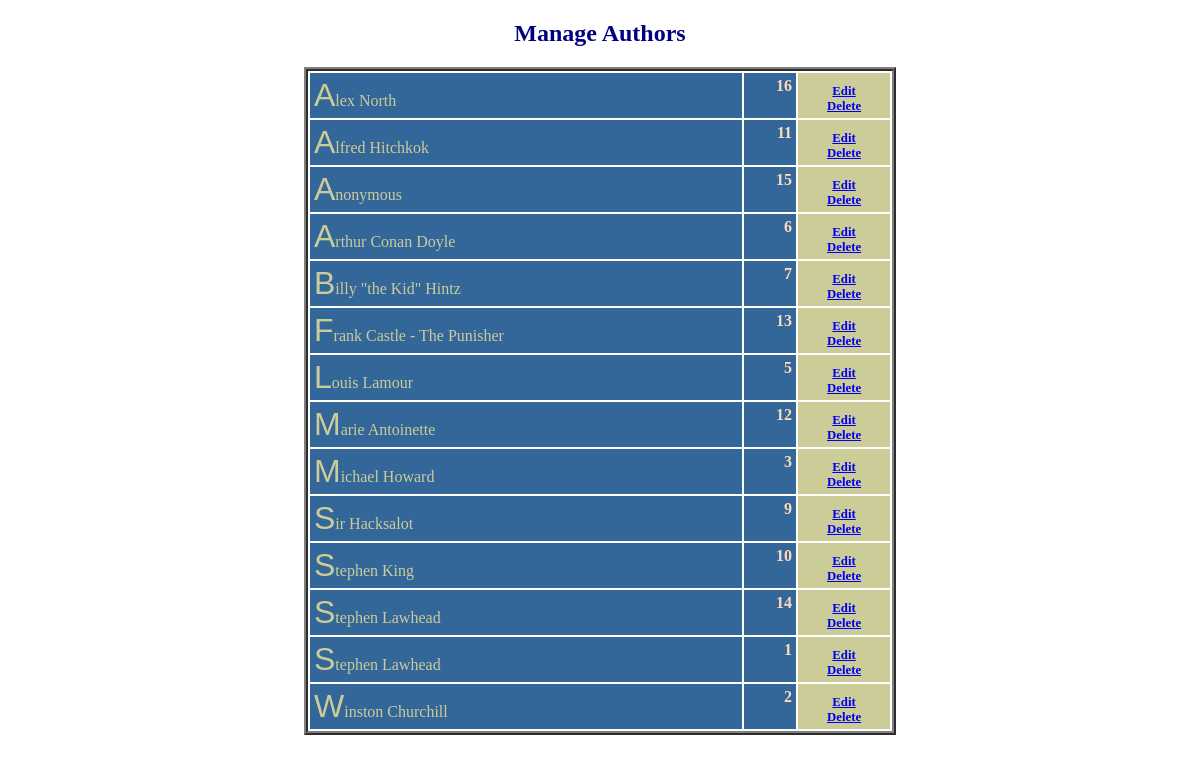
The page /authorsAdmin.php (signed in) on the database its author committed.
### tables this page shows
CREATE TABLE `authors` (
  `id` int(11) NOT NULL AUTO_INCREMENT,
  `authorName` varchar(255) NOT NULL DEFAULT '',
  PRIMARY KEY (`id`)
);

### callQuery.php (called while the page is built)
<?php
function callQuery($pdo, $query, $error) {
  try {
    return $pdo->query($query);
  } catch (PDOException $ex) {
    $error .= $ex->message();
    include 'error.html.php';
    throw $ex;
  }
}

### authorsAdmin.php (the view, shortened to what this page needs)
<!DOCTYPE html>
<html>
    <head>
        <link href="css/authorsAdmin.css" rel="stylesheet">
    </head>
    <body>
        <h2>Manage Authors</h2>
        <?php
        require 'dbConnect.php';
        require 'callQuery.php';
        $query = "SELECT * FROM authors
                ORDER BY authorName";
        $errorMsg = "Error fetching author info";
        $result = callQuery($pdo, $query, $errorMsg);
        ?>
        <table>
        <?php
        while ($row = $result->fetch()) {
            print <<<TABLESTUFF
            <tr>
                <td class="author">$row[authorName]</td>
                <td class="authorid">$row[id]</td>
                <td class="links">
                    <a href="authors/editAuthor.php?authID=$row[id]&authName=$row[authorName]">Edit</a><br>
                    <a href="authors/deleteAuthor.php?authID=$row[id]&authName=$row[authorName]">Delete</a>
                </td>
            </tr>
TABLESTUFF;
        }
        ?>
        </table>
    </body>
</html>

### css/authorsAdmin.css (style rules this page uses)
body { text-align: center; }
h2 { color: navy; font-family: Trebuchet MS, Verdana; }
table { width: 50%; border-style: ridge; border-width: 4px; margin: auto; }
td { padding: 4px; text-align: left; }
td.author { color: #CCCC99; background-color: #336699; font-family: Tempus Sans ITC, Arial Narrow; }
td.authorid { color: peachpuff; background-color: #336699; font-family: papyrus, Arial Narrow; vertical-align: top; font-weight: 600; text-align: right; }
td.links { font-family: Arial Narrow; font-size: 0.8em; font-weight: 600; text-align: center; vertical-align: bottom; background-color: #CCCC99; }
td.author:first-letter { font-family: Algerian, Tekton Pro, Arial; font-size: 200%; }

### rows shown on the page
authors: authorName "Alex North", id "16"
authors: authorName "Alfred Hitchkok", id "11"
authors: authorName "Anonymous", id "15"
authors: authorName "Arthur Conan Doyle", id "6"
authors: authorName "Billy \"the Kid\" Hintz", id "7"
authors: authorName "Frank Castle - The Punisher", id "13"
authors: authorName "Louis Lamour", id "5"
authors: authorName "Marie Antoinette", id "12"
authors: authorName "Michael Howard", id "3"
authors: authorName "Sir Hacksalot", id "9"
authors: authorName "Stephen King", id "10"
authors: authorName "Stephen Lawhead", id "14"
authors: authorName "Stephen Lawhead", id "1"
authors: authorName "Winston Churchill", id "2"
